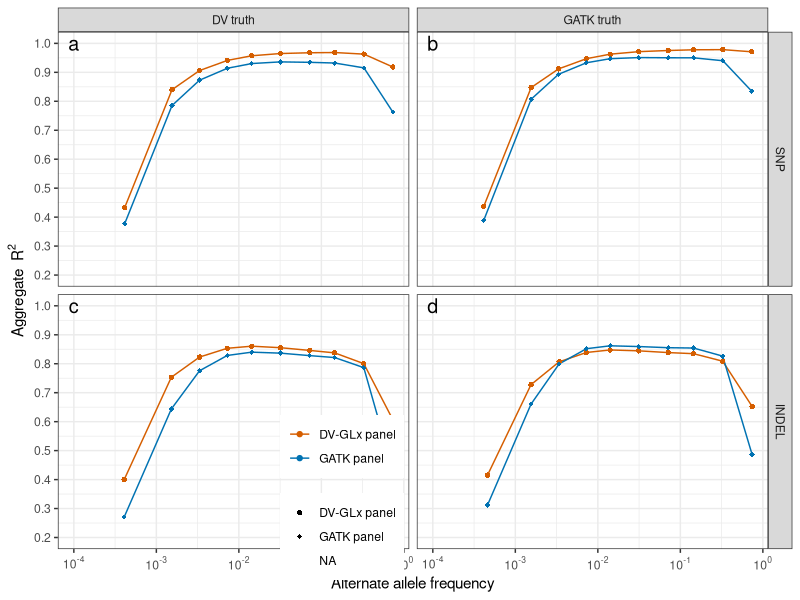
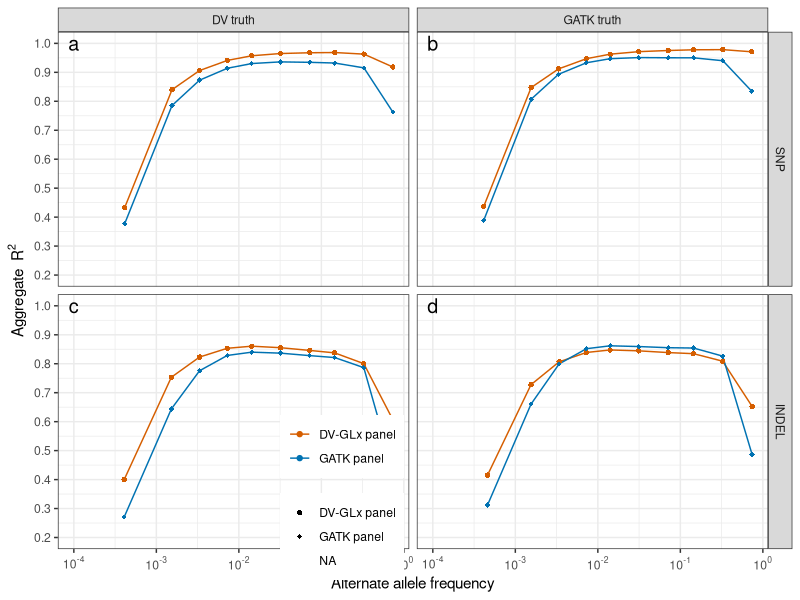

Generate these figures, in order, with R:
library(scales)
library(ggplot2)
library(data.table)

bakeoff <- read.csv('gatk-versus-dv-panel-evaluation.csv'
                   ,as.is=TRUE
                   ,col.names=c('type','count','AF','r2','panel','truth')
                   ,header=FALSE)

bakeoff$type <- factor(bakeoff$type,levels=c('SNP','INDEL'))
cbPalette <- c("#000000", "#E69F00", "#56B4E9", "#009E73", "#F0E442", "#0072B2", "#D55E00", "#CC79A7")[c(7,6,4)]

plt <- ggplot(bakeoff,aes(x=AF,y=r2,col=panel,shape=panel))
plt <- plt+geom_line()+theme_bw()+geom_point()
plt <- plt+xlab("Alternate allele frequency")+scale_colour_manual(values=cbPalette)
plt <- plt+scale_x_log10(breaks = trans_breaks("log10", function(x) 10^x),labels=trans_format("log10", math_format(10^.x)))
plt <- plt+scale_y_continuous(breaks=seq(0,1,.1),limits=c(0.2,1),name=bquote('Aggregate '~R^2))
plt <- plt+facet_grid(cols=vars(truth),rows=vars(type))+theme(legend.position=c(0.4,0.1),legend.title=element_blank())
plt <- plt+scale_shape_manual(values = c(16,18))

lbls <- expand.grid(type=c('SNP','INDEL'),truth=c('DV truth','GATK truth'))
lbls$AF <- .0001
lbls$r2 <- 1
lbls$txt <- c('a','c','b','d')
lbls$panel <- NA
plt <- plt+geom_text(aes(label=txt),lbls,col='black',size=5)
plt

ggsave('Figure3.png',width=8,height=8,dpi=600)
